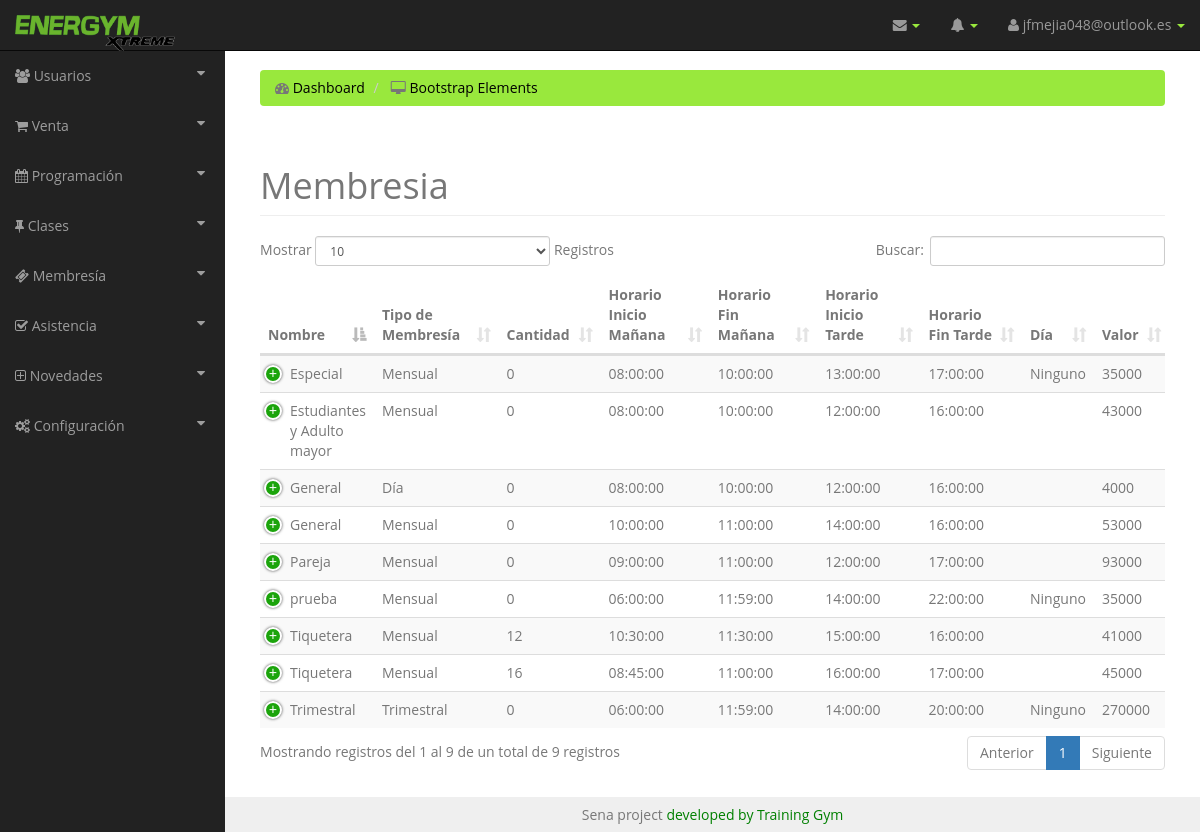
Screenshot of /Membresia/index (signed in) with the database file from the repository.
### tables this page shows
CREATE TABLE `tarifas` (
  `idtarifas` int(11) NOT NULL,
  `valor` int(11) DEFAULT NULL,
  `year` varchar(15) DEFAULT NULL,
  `estadoTarifa` varchar(15) DEFAULT 'Activo'
);

CREATE TABLE `membresia` (
  `idMembresia` int(11) NOT NULL,
  `nombreMembresia` varchar(45) NOT NULL,
  `cantidad` int(11) NOT NULL,
  `estadoMembresia` varchar(15) DEFAULT 'Activo',
  `idtipoMembresia` int(11) NOT NULL,
  `idtarifas` int(11) NOT NULL,
  `beneficiarioM` tinyint(1) DEFAULT NULL
);

CREATE TABLE `tipomembresia` (
  `idtipoMembresia` int(11) NOT NULL,
  `nombreTipoMembresia` varchar(45) NOT NULL,
  `duracion` int(11) NOT NULL,
  `estadoTM` varchar(15) DEFAULT 'Activo'
);

CREATE TABLE `planeshorario` (
  `idplanesHorario` int(11) NOT NULL,
  `rangoInicioM` time DEFAULT NULL,
  `rangoFinM` time DEFAULT NULL,
  `rangoInicioT` time DEFAULT NULL,
  `rangoFinT` time DEFAULT NULL,
  `idMembresia` int(11) DEFAULT NULL,
  `dia` text NOT NULL
);

### application/Controller/MembresiaController.php (called while the page is built, shortened)
<?php
class MembresiaController{
    public function index()
    {
        $mem= new Membresia();
        $registros = $mem->listar();
        include APP.'view/_templates/headerAdmin.php';
        include APP.'view/Membresia/index.php';
        include APP.'view/_templates/footerAdmin.php';
    }
}
?>

### public/index.php (called while the page is built, shortened)
<?php
$app = new Application();

### application/Core/Model.php (called while the page is built, shortened)
<?php
class Model
{
    private function openDatabaseConnection()
    {
        $options = array(PDO::ATTR_DEFAULT_FETCH_MODE => PDO::FETCH_OBJ, PDO::ATTR_ERRMODE => PDO::ERRMODE_WARNING);
        if (DB_TYPE == "pgsql") {
            $databaseEncodingenc = " options='--client_encoding=" . DB_CHARSET . "'";
        } else {
            $databaseEncodingenc = "; charset=" . DB_CHARSET;
        }
        $this->db = new PDO(DB_TYPE . ':host=' . DB_HOST . ';dbname=' . DB_NAME . $databaseEncodingenc, DB_USER, DB_PASS, $options);
    }
}

### application/Model/Membresia.php (called while the page is built, shortened)
<?php
class Membresia extends Model{
    public function listar()
    {
        $sql = "CALL SP_listarMembresia";
        $query = $this->db->prepare($sql);
        $query->execute();
        return $query->fetchAll();
    }
}
?>

### application/view/membresia/index.php (the view, shortened to what this page needs)
<div id="page-wrapper">
    <div class="container-fluid">
        <ol class="breadcrumb">
            <li class="hover">
                <i class="fa fa-dashboard"></i> <a href="..." id="eti">Dashboard</a>
            </li>
            <li class="active">
                <i class="fa fa-desktop"></i> <a href="..." id="eti">Bootstrap Elements</a>
            </li>
        </ol>
        <div class="row">
            <div class="col-lg-12">
                <h1 class="page-header">
                    Membresia
                </h1>
                <div class="table-responsive">
                    <table class="table table-striped" id="dataTable">
                        <thead>
                            <tr>
                                <th>Nombre</th>
                                <th>Tipo de Membresía</th>
                                <th>Cantidad</th>
                                <th>Horario Inicio Mañana</th>
                                <th>Horario Fin Mañana</th>
                                <th>Horario Inicio Tarde</th>
                                <th>Horario Fin Tarde</th>
                                <th>Día</th>
                                <th>Valor</th>
                            </tr>
                        </thead>
                        <tbody>
                            <?php foreach($registros as $key => $value): ?>
                                <tr>
                                    <td><?= $value->nombreMembresia?></td>
                                    <td><?= $value->nombreTipoMembresia?></td>
                                    <td><?= $value->cantidad?></td>
                                    <td><?= $value->rangoInicioM?></td>
                                    <td><?= $value->rangoFinM?></td>
                                    <td><?= $value->rangoInicioT?></td>
                                    <td><?= $value->rangoFinT?></td>
                                    <td><?= $value->dia?></td>
                                    <td><?= $value->valor?></td>
                                </tr>
                            <?php endforeach ?>
                        </tbody>
                    </table>
                </div>
            </div>
        </div>
    </div>
</div>

### public/css/sb-admin.css (style rules this page uses)
body { margin-top: 100px; background-color: #222; }
@media (min-width:768px) { body { margin-top: 50px; } }
#page-wrapper { width: 100%; padding: 0; background-color: #fff; }
@media (min-width:768px) { #page-wrapper { padding: 10px; } }

### public/css/style1.css (style rules this page uses)
body { background: #efefef; font-family: 'Open Sans', sans-serif; color: #777; }
#eti { color: black; }
.breadcrumb { background-color: #99e83d !important; }
#page-wrapper { padding: 20px !important; }

### rows the page displays
tarifas: membresia.nombreMembresia "General", tipomembresia.nombreTipoMembresia "Día", membresia.cantidad "0", planeshorario.rangoInicioM "08:00:00", planeshorario.rangoFinM "10:00:00", planeshorario.rangoInicioT "12:00:00", planeshorario.rangoFinT "16:00:00", valor "4000"
tarifas: membresia.nombreMembresia "Especial", tipomembresia.nombreTipoMembresia "Mensual", membresia.cantidad "0", planeshorario.rangoInicioM "08:00:00", planeshorario.rangoFinM "10:00:00", planeshorario.rangoInicioT "13:00:00", planeshorario.rangoFinT "17:00:00", planeshorario.dia "Ninguno", valor "35000", membresia.nombreMembresia "prueba", planeshorario.rangoInicioM "06:00:00", planeshorario.rangoFinM "11:59:00", planeshorario.rangoInicioT "14:00:00", planeshorario.rangoFinT "22:00:00"
tarifas: membresia.nombreMembresia "General", tipomembresia.nombreTipoMembresia "Mensual", membresia.cantidad "0", planeshorario.rangoInicioM "10:00:00", planeshorario.rangoFinM "11:00:00", planeshorario.rangoInicioT "14:00:00", planeshorario.rangoFinT "16:00:00", valor "53000"
tarifas: membresia.nombreMembresia "Estudiantes y Adulto mayor", tipomembresia.nombreTipoMembresia "Mensual", membresia.cantidad "0", planeshorario.rangoInicioM "08:00:00", planeshorario.rangoFinM "10:00:00", planeshorario.rangoInicioT "12:00:00", planeshorario.rangoFinT "16:00:00", valor "43000"
tarifas: membresia.nombreMembresia "Pareja", tipomembresia.nombreTipoMembresia "Mensual", membresia.cantidad "0", planeshorario.rangoInicioM "09:00:00", planeshorario.rangoFinM "11:00:00", planeshorario.rangoInicioT "12:00:00", planeshorario.rangoFinT "17:00:00", valor "93000"
tarifas: membresia.nombreMembresia "Tiquetera", tipomembresia.nombreTipoMembresia "Mensual", membresia.cantidad "12", planeshorario.rangoInicioM "10:30:00", planeshorario.rangoFinM "11:30:00", planeshorario.rangoInicioT "15:00:00", planeshorario.rangoFinT "16:00:00", valor "41000"
tarifas: membresia.nombreMembresia "Tiquetera", tipomembresia.nombreTipoMembresia "Mensual", membresia.cantidad "16", planeshorario.rangoInicioM "08:45:00", planeshorario.rangoFinM "11:00:00", planeshorario.rangoInicioT "16:00:00", planeshorario.rangoFinT "17:00:00", valor "45000"
tarifas: membresia.nombreMembresia "Trimestral", tipomembresia.nombreTipoMembresia "Trimestral", membresia.cantidad "0", planeshorario.rangoInicioM "06:00:00", planeshorario.rangoFinM "11:59:00", planeshorario.rangoInicioT "14:00:00", planeshorario.rangoFinT "20:00:00", planeshorario.dia "Ninguno", valor "270000"

### other values shown
$_SESSION["instructor"] "jfmejia048@outlook.es"
